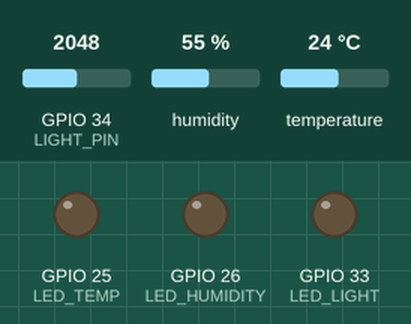
Recording of a sketch running on a simulated ESP32. On the bench: output pins drawn as LEDs (lit = HIGH). The test bench sets the inputs (shaded band); at power-on: temperature 24 °C, GPIO 34 (LIGHT_PIN) = 2048, humidity 55 %. WiFi joins after 1.5 s; servers stay silent unless stated; uploads are accepted with an empty reply; what the sketch prints to the serial monitor is not drawn.

Above: at 3.7 s.
3.8 s: temperature set to 21 °C
At 6.1 s:
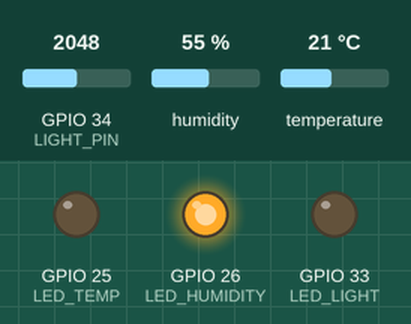
10.3 s: temperature set to 18 °C
At 16.1 s:
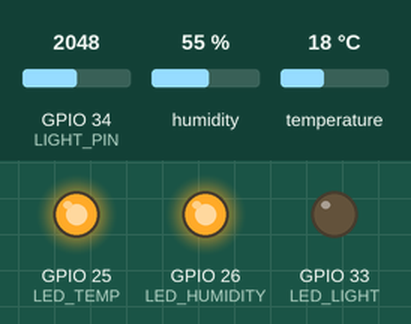
16.8 s: GPIO 34 (LIGHT_PIN) set to 325
23.3 s: GPIO 34 (LIGHT_PIN) set to 279
At 26.1 s:
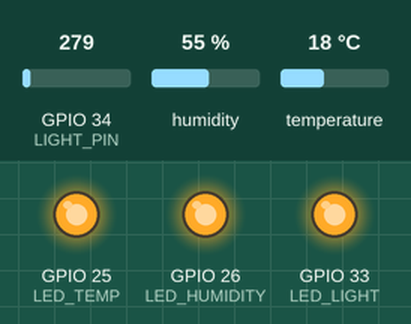
29.8 s: humidity set to 37 %
36.3 s: humidity set to 34 %
At 41.2 s:
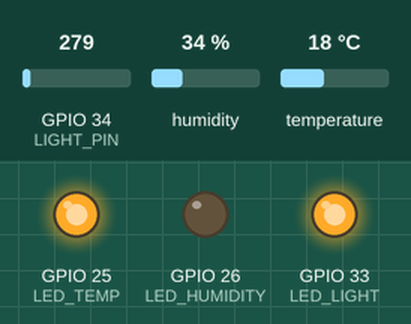
Timing chart, 0 to 42.7 s (numbered marks = the images above; inputs shaded):
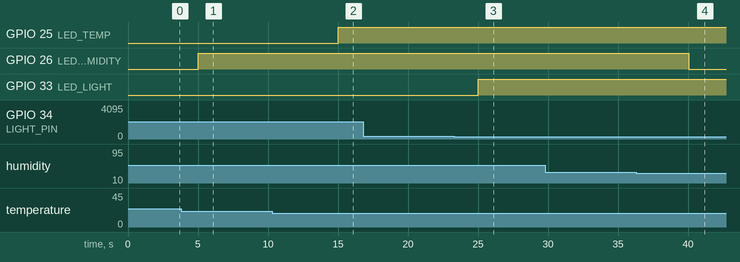

The sketch:

smartflowerpot1.ino
```cpp
#include <WiFi.h>
#include <HTTPClient.h>
#include <DHT.h>

// ============================
//       Configuration
// ============================

// Wi-Fi credentials for your home/network
const char* WIFI_SSID = "Arm";
const char* WIFI_PASSWORD = "123456abc";

// Liara.ir Server URL (replace with your actual Liara app URL)
const char* SERVER_URL = "https://qomiot1.liara.run/api/sensor-data";

// DHT11 Sensor setup
#define DHTPIN 27        // GPIO27
#define DHTTYPE DHT11
DHT dht(DHTPIN, DHTTYPE);

// Light sensor (Photocell) setup
#define LIGHT_PIN 34     // GPIO34 (analog input)

// LED pins
#define LED_LIGHT 33     // LED for Light Level sabz
#define LED_TEMP 25      // LED for Temperature Range ghermez
#define LED_HUMIDITY 26  // LED for Humidity Range abi

// Threshold constants
const float TEMP_MIN = 20.0;
const float TEMP_MAX = 28.0;
const float HUMIDITY_MIN = 30.0;
const float HUMIDITY_MAX = 35.0;
const int LIGHT_THRESHOLD = 300;

// Sensor read interval (milliseconds)
#define SENSOR_READ_INTERVAL 5000  // 5 seconds

// ============================
//         Globals
// ============================

unsigned long lastUpdate = 0;

// ============================
//          Setup
// ============================

void setup() {
  // Initialize Serial Monitor
  Serial.begin(115200);
  delay(1000); // Allow time for Serial Monitor to initialize

  Serial.println("Smart Flower Pot ESP32 Initialization...");

  // Initialize DHT11 sensor
  dht.begin();
  Serial.println("DHT11 Sensor Initialized.");

  // Initialize LEDs as OUTPUT
  pinMode(LED_LIGHT, OUTPUT);
  pinMode(LED_TEMP, OUTPUT);
  pinMode(LED_HUMIDITY, OUTPUT);
  Serial.println("LEDs Initialized.");

  // Connect to Wi-Fi
  connectToWiFi();
}

// ============================
//           Loop
// ============================

void loop() {
  unsigned long currentMillis = millis();

  if (currentMillis - lastUpdate >= SENSOR_READ_INTERVAL) {
    lastUpdate = currentMillis;
    readAndSendSensorData();
  }
}

// ============================
//      Function Definitions
// ============================

/**
 * @brief Connects the ESP32 to the specified Wi-Fi network.
 */
void connectToWiFi() {
  Serial.printf("Connecting to Wi-Fi SSID: %s\n", WIFI_SSID);
  WiFi.begin(WIFI_SSID, WIFI_PASSWORD);

  int retryCount = 0;
  while (WiFi.status() != WL_CONNECTED && retryCount < 20) {
    delay(500);
    Serial.print(".");
    retryCount++;
  }

  if (WiFi.status() == WL_CONNECTED) {
    Serial.println("\nWi-Fi Connected!");
    Serial.print("IP Address: ");
    Serial.println(WiFi.localIP());
  } else {
    Serial.println("\nFailed to connect to Wi-Fi.");
  }
}

/**
 * @brief Reads sensor data and sends it to the server.
 */
void readAndSendSensorData() {
  // Read sensors
  float humidity = dht.readHumidity();
  float temperature = dht.readTemperature();
  int lightValue = analogRead(LIGHT_PIN);

  // Check if any reads failed
  if (isnan(humidity) || isnan(temperature)) {
    Serial.println("Failed to read from DHT sensor!");
    // Optionally, indicate sensor failure with LEDs
    digitalWrite(LED_TEMP, HIGH);
    digitalWrite(LED_HUMIDITY, HIGH);
    return;
  }

  // Log sensor data
  Serial.printf("Temperature: %.2f°C, Humidity: %.2f%%, Light Level: %d\n", temperature, humidity, lightValue);

  // Control LEDs based on thresholds
  controlLEDs(temperature, humidity, lightValue);

  // Send data to server
  sendSensorData(temperature, humidity, lightValue);
}

/**
 * @brief Controls LEDs based on sensor readings.
 */
void controlLEDs(float temperature, float humidity, int lightValue) {
  // Light LED
  if (lightValue < LIGHT_THRESHOLD) {
    digitalWrite(LED_LIGHT, HIGH);
  } else {
    digitalWrite(LED_LIGHT, LOW);
  }

  // Temperature LED
  if (temperature < TEMP_MIN || temperature > TEMP_MAX) {
    digitalWrite(LED_TEMP, HIGH);
  } else {
    digitalWrite(LED_TEMP, LOW);
  }

  // Humidity LED
  if (humidity < HUMIDITY_MIN || humidity > HUMIDITY_MAX) {
    digitalWrite(LED_HUMIDITY, HIGH);
  } else {
    digitalWrite(LED_HUMIDITY, LOW);
  }
}

/**
 * @brief Sends sensor data to the Liara.ir server via HTTP POST.
 */
void sendSensorData(float temperature, float humidity, int lightValue) {
  if (WiFi.status() == WL_CONNECTED) {
    HTTPClient http;
    http.begin(SERVER_URL);
    http.addHeader("Content-Type", "application/json");

    // Create JSON payload
    String jsonPayload = "{\"temperature\":" + String(temperature, 2) +
                         ",\"humidity\":" + String(humidity, 2) +
                         ",\"lightValue\":" + String(lightValue) + "}";

    // Send POST request
    int httpResponseCode = http.POST(jsonPayload);

    if (httpResponseCode > 0) {
      String response = http.getString();
      Serial.printf("Server Response Code: %d\n", httpResponseCode);
      Serial.printf("Server Response: %s\n", response.c_str());
    } else {
      Serial.printf("Error sending POST request: %s\n", http.errorToString(httpResponseCode).c_str());
    }

    http.end();
  } else {
    Serial.println("Wi-Fi not connected. Cannot send data.");
  }
}
```

Measured:
- the behaviour switches between 20 and 19 °C on temperature (found by bisection; images 1 and 2)
- the behaviour switches between 300 and 299 on GPIO 34 (LIGHT_PIN) (found by bisection; images 2 and 3)
- the behaviour switches between 36 and 35 % on humidity (found by bisection; images 3 and 4)
- after the input at 10.3 s, GPIO 25 (LED_TEMP): LOW → HIGH after 4.7 s
- after the input at 16.8 s, every drawn part: stays the same
- after the input at 23.3 s, GPIO 33 (LED_LIGHT): LOW → HIGH after 1.7 s
- after the input at 29.8 s, every drawn part: stays the same
- after the input at 36.3 s, GPIO 26 (LED_HUMIDITY): HIGH → LOW after 3.7 s
